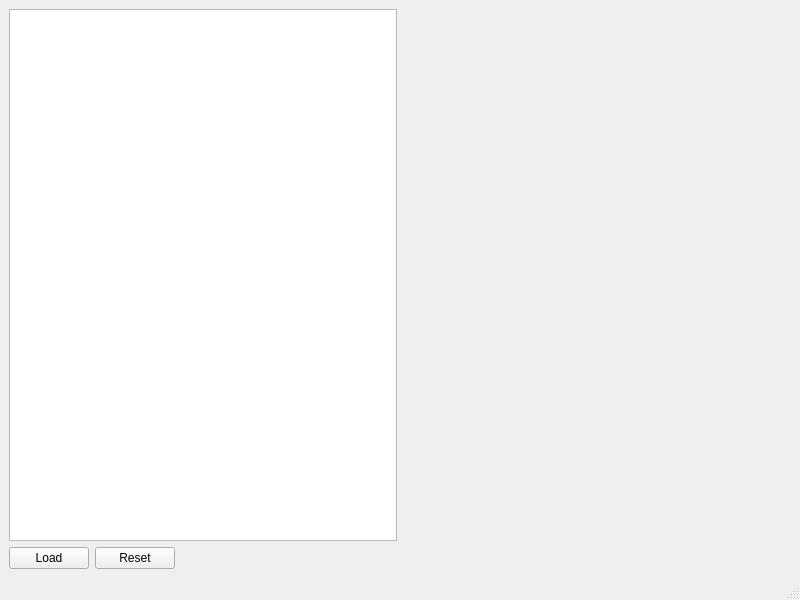
<?xml version="1.0" encoding="UTF-8"?>
<ui version="4.0">
 <class>MainWindow</class>
 <widget class="QMainWindow" name="MainWindow">
  <property name="geometry">
   <rect>
    <x>0</x>
    <y>0</y>
    <width>800</width>
    <height>600</height>
   </rect>
  </property>
  <property name="windowTitle">
   <string>MainWindow</string>
  </property>
  <widget class="QWidget" name="centralwidget">
   <layout class="QVBoxLayout" name="verticalLayout">
    <item>
     <layout class="QHBoxLayout" name="horizontalLayout">
      <item>
       <widget class="QTreeView" name="treeView">
        <property name="sizePolicy">
         <sizepolicy hsizetype="Expanding" vsizetype="Expanding">
          <horstretch>0</horstretch>
          <verstretch>0</verstretch>
         </sizepolicy>
        </property>
       </widget>
      </item>
      <item>
       <widget class="QWidget" name="widget" native="true">
        <property name="sizePolicy">
         <sizepolicy hsizetype="Expanding" vsizetype="Preferred">
          <horstretch>0</horstretch>
          <verstretch>0</verstretch>
         </sizepolicy>
        </property>
       </widget>
      </item>
     </layout>
    </item>
    <item>
     <layout class="QHBoxLayout" name="horizontalLayout_2">
      <item>
       <widget class="QPushButton" name="loadButton">
        <property name="sizePolicy">
         <sizepolicy hsizetype="Minimum" vsizetype="Fixed">
          <horstretch>0</horstretch>
          <verstretch>0</verstretch>
         </sizepolicy>
        </property>
        <property name="text">
         <string>Load</string>
        </property>
       </widget>
      </item>
      <item>
       <widget class="QPushButton" name="resetButton">
        <property name="text">
         <string>Reset</string>
        </property>
       </widget>
      </item>
      <item>
       <spacer name="horizontalSpacer">
        <property name="orientation">
         <enum>Qt::Orientation::Horizontal</enum>
        </property>
        <property name="sizeHint" stdset="0">
         <size>
          <width>40</width>
          <height>20</height>
         </size>
        </property>
       </spacer>
      </item>
     </layout>
    </item>
   </layout>
  </widget>
  <widget class="QMenuBar" name="menubar">
   <property name="geometry">
    <rect>
     <x>0</x>
     <y>0</y>
     <width>800</width>
     <height>22</height>
    </rect>
   </property>
  </widget>
  <widget class="QStatusBar" name="statusbar"/>
 </widget>
 <resources/>
 <connections/>
</ui>
